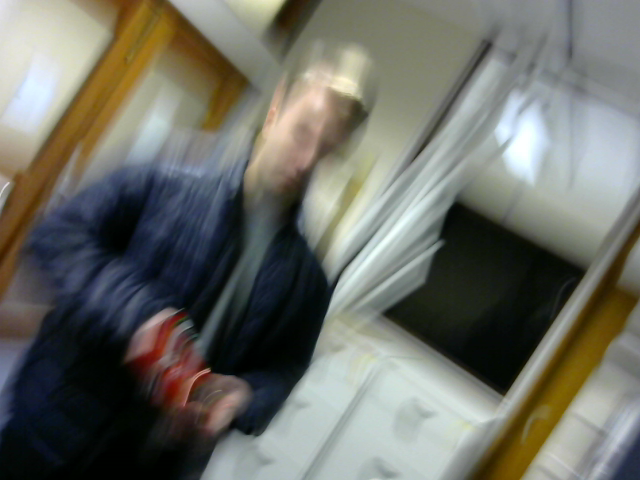
#> input picture dani_robot_image0.png, 640 x 480 px
$ python GetHSV.py --im dani_robot_image0.png
#> lines starting #> are read from the running program, lines starting #| are printed output that depends on the picture; after the words box and inside, x2 and y2 are one past the last pixel; in counts of white or black regions, pixels touching at a corner belong together
import numpy as np
import cv2
import argparse


ap = argparse.ArgumentParser()
ap.add_argument("-v", "--cam")
ap.add_argument("-i", "--im")
args = vars(ap.parse_args())


class getHSV():
    def __init__(self, px_cols = None, px_rows = None):
        # Creating a window for later use
        cv2.namedWindow('result')
        self.px_cols = px_cols
        self.px_rows = px_rows


        # Starting with 100's to prevent error while masking
        self.h, self.s, self.v = 100, 100, 100
        cv2.createTrackbar('h', 'result', 0, 179, self.nothing)
        cv2.createTrackbar('s', 'result', 0, 255, self.nothing)
        cv2.createTrackbar('v', 'result', 0, 255, self.nothing)
        if args.get("im", 0):
            self.my_image = args["im"]
        else:
            self.cam_index = int(args["cam"])
            self.cap = cv2.VideoCapture(self.cam_index)

    def getHSV(self):

        ## Function to find HSV values from image by adjusting a trackbar. Press 's' to save the final HSV values.
        # Returns self.HSV_list: The final H, S and V values when the user presses the 's' (save) key

        while (True):
            if args.get("im", 0):
                frame = cv2.imread(self.my_image)
#> frame is the input picture: shape (480, 640, 3); mean B, G, R 101.6, 109.8, 108.7
            else:
                _, frame = self.cap.read()
            if self.px_rows != None:
                frame = cv2.resize(frame, (self.px_cols, self.px_rows))
            #frame = self.denoise(frame)

            # converting to HSV
            hsv = cv2.cvtColor(frame, cv2.COLOR_BGR2HSV)
#> hsv: shape (480, 640, 3); mean H, S, V 63.5, 76.2, 117.3

            # get info from track bar and appy to result
            self.h = cv2.getTrackbarPos('h', 'result')
            self.s = cv2.getTrackbarPos('s', 'result')
            self.v = cv2.getTrackbarPos('v', 'result')

            # Normal masking algorithm
            lower = np.array([self.h, self.s, self.v])
            upper = np.array([120, 255, 255])

            self.mask = cv2.inRange(hsv, lower, upper)
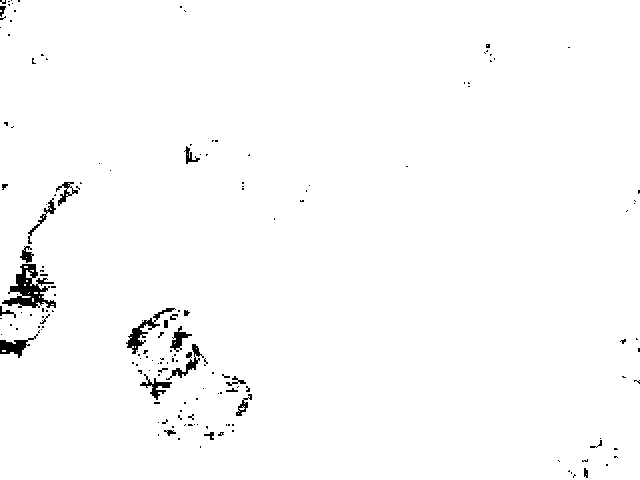
#> self.mask: shape (480, 640); 98.6% white; 166 black regions (140 under 20 px), largest, box (x1, y1, x2, y2) and area: (2, 264, 56, 308) 1027, (126, 308, 176, 354) 455, (0, 334, 38, 358) 348

            self.result = cv2.bitwise_and(frame, frame, mask=self.mask)
            cv2.imshow('result', self.result)

            self.k = cv2.waitKey(5) & 0xFF
#> (key Esc is pressed here)

            if self.k == 115:
                self.HSV_list = [self.h, self.s, self.v]
                return self.HSV_list
            if self.k == 27:
                break

        # When everything done, release the capture
#> (the run stopped early here; a loop or call above may not have finished)
